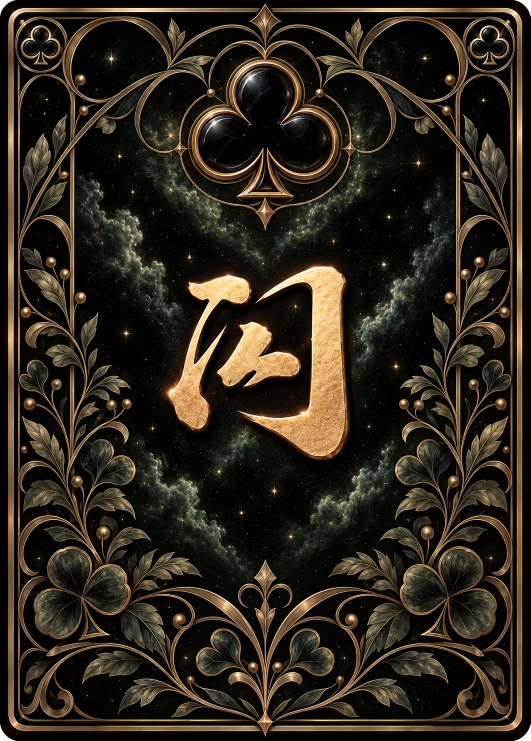
#> input picture 卡牌归档/塔罗牌卡面/四花色样板/大图/梅花.png, 1061 x 1482 px (shown at 1/2 size); its folder holds 4 pictures in this run
$ python prepare.py
#> lines starting #> are read from the running program, lines starting #| are printed output that depends on the picture
from pathlib import Path
from PIL import Image

folder = Path(__file__).resolve().parent
tarot = folder.parents[1] / '塔罗牌卡面'
for label, name in [('梅花', 'club-reference'), ('黑桃', 'spade-reference')]:
    image = Image.open(tarot / f'四花色样板/大图/{label}.png').convert('RGB')
#> image is the input picture: PIL image 1061x1482 RGB; mean R, G, B 47, 39.2, 27.9
    image.thumbnail((465, 650), Image.Resampling.LANCZOS)
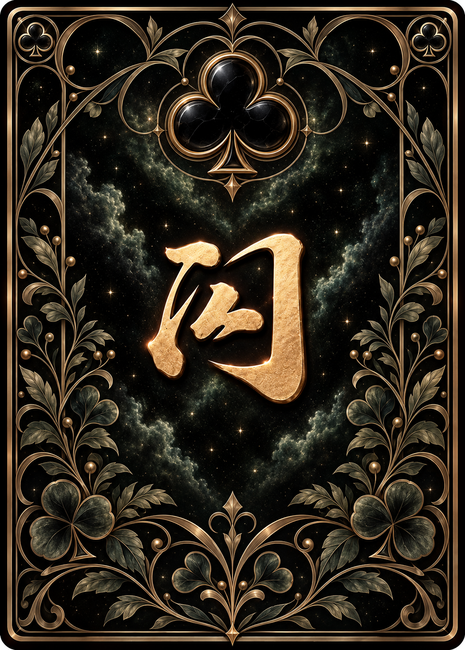
#> image: PIL image 465x650 RGB; mean R, G, B 47.4, 39.5, 28.1
    image.save(folder / f'{name}.jpg', quality=85)
    print(name, image.size, (folder / f'{name}.jpg').stat().st_size)
#| club-reference (465, 650) 108370
#> pass 2 of the loop `for label, name in [('梅花', 'club-reference'), ('黑桃', 'spade-reference'..`:
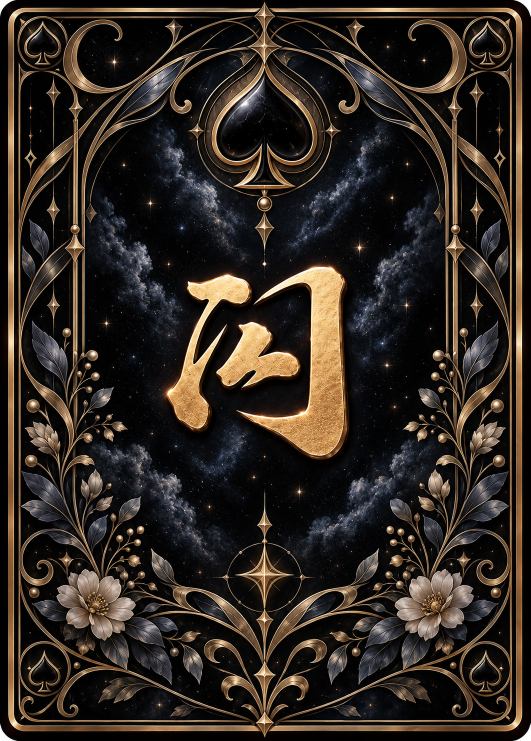
#> input picture 卡牌归档/塔罗牌卡面/四花色样板/大图/黑桃.png, 1061 x 1482 px (shown at 1/2 size)
#> image is the input picture: PIL image 1061x1482 RGB; mean R, G, B 48.4, 40.4, 33.6
#> `image.thumbnail((465, 650), Image.Resampling.LANCZOS)`:
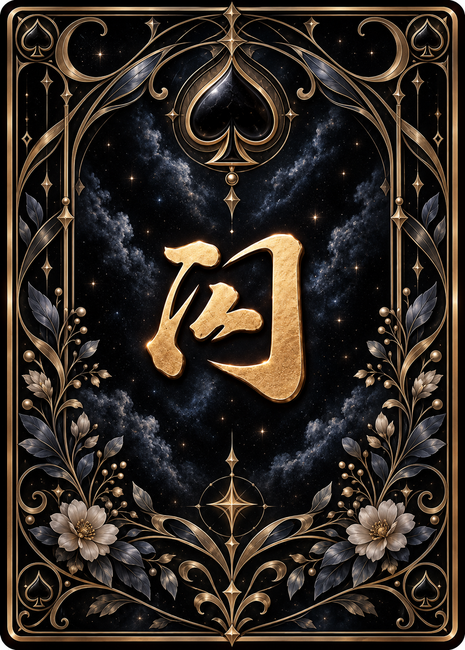
#> image: PIL image 465x650 RGB; mean R, G, B 48.7, 40.7, 33.8
#| spade-reference (465, 650) 109208
